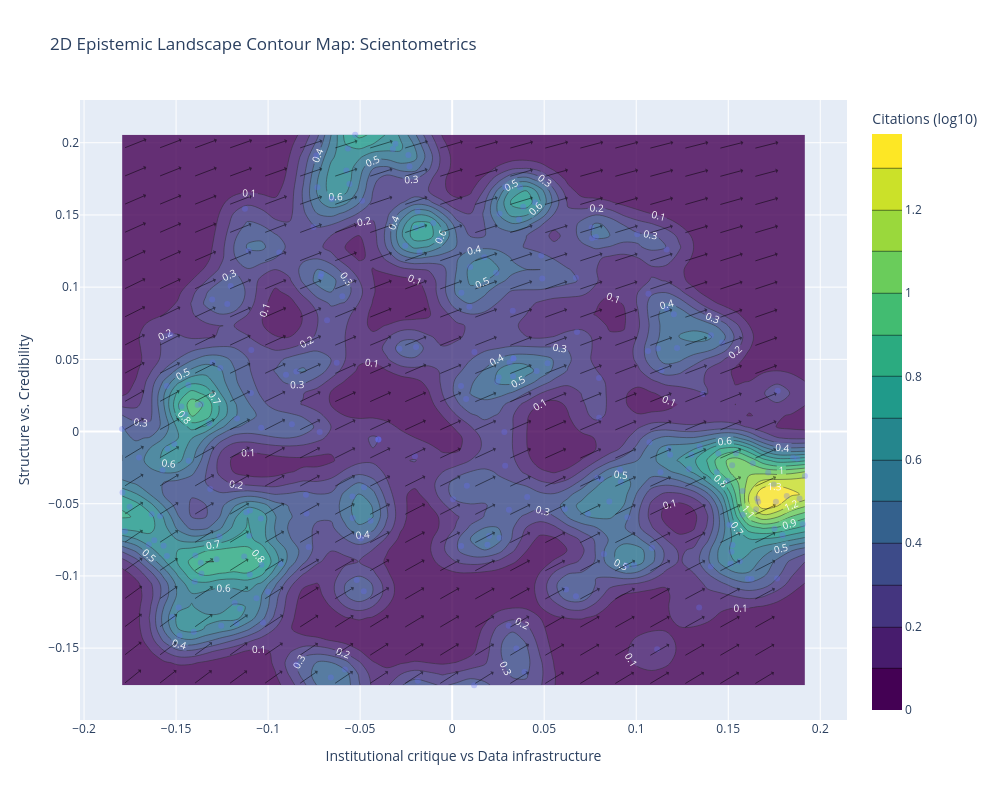

Notebook code for this chart:
### Markdown cell above
## 8. Landscape & Final Visualizations

### Code cell
FORCE_RECOMPUTE = True
df = None
field = None
label_results = None

# Parameters
topic_name = config["data"]["provider"].get("topic_name", "Research Landscape")
method = config["dimensionality_reduction"]["method"]

# ROBUSTNESS: Hydrate memory from all previous stages if needed
if 'df' not in locals() or not df or 'cluster_domain' not in df.columns:
    df = load_artifact(make_stage_artifact(config, BASE_PATH, "clustering", "clustering"))
    print("✅ Stage 8: Loaded clustered df (Stage 6)")

if 'field' not in locals() or not field or 'cluster_field' not in field.columns:
    field = load_artifact(make_stage_artifact(config, BASE_PATH, "vector_field", "vf"))
    print("✅ Stage 8: Loaded field (Stage 5)")

if 'label_results' not in locals() or not label_results:
    label_results = load_artifact(make_stage_artifact(config, BASE_PATH, "labeling", "labeled"))
    print("✅ Stage 8: Loaded labels (Stage 7)")

try:
    if FORCE_RECOMPUTE: raise FileNotFoundError()
    landscape_results = load_artifact(make_stage_artifact(config, BASE_PATH, "output", "landscape_results"))
    print("Stage 8: Loaded existing landscape data.")
except:
    print("Stage 8: Running landscape preparation...")
    landscape_results = run_landscape_stage(df, field, config)
    save_artifact(make_stage_artifact(config, BASE_PATH, "output", "landscape_results"), landscape_results)

# 1. Epistemic Map (Publication Quality)
#art_map = make_stage_artifact(config, BASE_PATH, "output", "epistemic_map")
#fig_map = plot_epistemic_map(df, label_results, method=method, topic_name=topic_name)
#save_viz(art_map, fig_map, formats=["png", "pdf"])

# 2. Interactive 2D Contour Map (Plotly)
art_contour = make_stage_artifact(config, BASE_PATH, "output", "landscape_contour")
fig_contour = plot_landscape_contour(
    df, landscape_results, field=field, 
    topic_name=topic_name,
    method=method,
    label_results=label_results,
    flow_type=config['landscape']['field'].get("type", "discovery"),
    flow_scale=config['landscape']['field'].get("scale", 0.20),
    flow_width=config['landscape']['field'].get("width", 0.7),
    arrow_size=config['landscape']['field'].get("arrow_size", 0.8)
)
save_viz(art_contour, fig_contour, formats=["png", "html"])
display(fig_contour)
